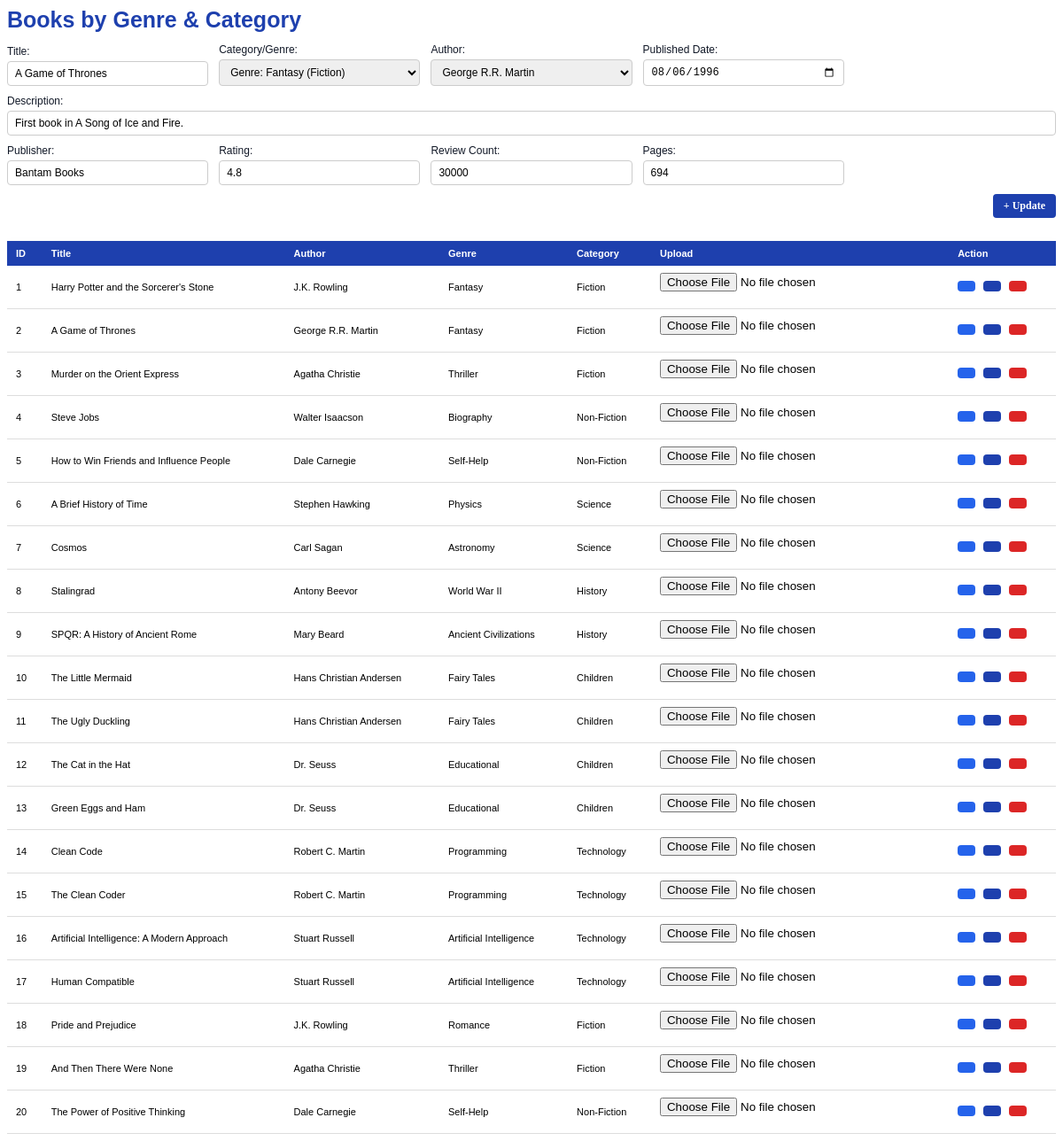
Screenshot of /admin/pages/book.php?bookid_get=2 (signed in) with the database file from the repository.
### tables this page shows
CREATE TABLE `tblbooks` (
  `id` int(11) NOT NULL AUTO_INCREMENT,
  `genreid` int(11) DEFAULT 0,
  `title` varchar(255) NOT NULL,
  `authorid` int(11) DEFAULT 0,
  `description` text DEFAULT NULL,
  `published_date` date DEFAULT NULL,
  `pages` int(11) DEFAULT NULL,
  `isbn` varchar(20) DEFAULT NULL,
  `publisher` varchar(128) DEFAULT '',
  `language` varchar(50) DEFAULT 'English',
  `picture_url` varchar(500) DEFAULT NULL,
  `rating` decimal(2,1) DEFAULT 0.0,
  `review_count` int(11) DEFAULT 0,
  `created_at` timestamp NOT NULL DEFAULT current_timestamp(),
  `updated_at` timestamp NOT NULL DEFAULT current_timestamp() ON UPDATE current_timestamp(),
  PRIMARY KEY (`id`),
  UNIQUE KEY `isbn` (`isbn`)
);

CREATE TABLE `tblgenres` (
  `genreid` int(11) NOT NULL AUTO_INCREMENT,
  `category_id` int(11) DEFAULT 0,
  `name` varchar(100) NOT NULL,
  PRIMARY KEY (`genreid`)
);

CREATE TABLE `tblauthors` (
  `authorid` int(11) NOT NULL AUTO_INCREMENT,
  `author_name` varchar(255) NOT NULL,
  `details` text DEFAULT NULL,
  `picture_url` text DEFAULT NULL,
  PRIMARY KEY (`authorid`)
);

CREATE TABLE `tblcategories` (
  `catid` int(11) NOT NULL AUTO_INCREMENT,
  `name` varchar(100) NOT NULL,
  PRIMARY KEY (`catid`),
  UNIQUE KEY `name` (`name`)
);

### admin/includes/functions.php (called while the page is built, shortened)
<?php
function GetValue($sql_query)
{
	global $db_connection;
	$result = mysqli_query($db_connection, $sql_query);
	$row = mysqli_fetch_array($result);
	return $row[0];
}

### admin/pages/book.php (the view, shortened to what this page needs)
<?php
$result = mysqli_query(
    $db_connection,
    "SELECT
      a.genreid,
      a.category_id,
      a.name AS genre_name,
      b.name AS catname,
      c.id AS book_id,
      c.title,
      d.author_name,
      c.description,
      c.published_date,
      c.pages,
      c.isbn,
      c.publisher,
      c.language,
      c.picture_url,
      c.rating,
      c.review_count,
      c.created_at
    FROM tblgenres a
    JOIN tblcategories b ON a.category_id = b.catid
    JOIN tblbooks c      ON c.genreid = a.genreid
    JOIN tblauthors d    ON d.authorid = c.authorid
    ORDER BY c.created_at DESC"
);
?>
<?php
if (isset($_GET['bookid_get'])) {
    $genreid_ = GetValue('select genreid from tblbooks where id=' . $_GET['bookid_get']);
    $title_ = GetValue('select title from tblbooks where id=' . $_GET['bookid_get']);
    $authorid_ = GetValue('select authorid from tblbooks where id=' . $_GET['bookid_get']);
    $descrpition_ = GetValue('select description from tblbooks where id=' . $_GET['bookid_get']);
    $published_date_ = GetValue('select published_date from tblbooks where id=' . $_GET['bookid_get']);
    $publisher_ = GetValue('select publisher from tblbooks where id=' . $_GET['bookid_get']);
    $rating_ = GetValue('select rating from tblbooks where id=' . $_GET['bookid_get']);
    $review_count_ = GetValue('select review_count from tblbooks where id=' . $_GET['bookid_get']);
    $pages_ = GetValue('select pages from tblbooks where id=' . $_GET['bookid_get']);
} else {
    $authorid_ = 0;
    $genreid_ = 0;
    $title_ = '';
}
?>
<div class="form-header">
    <h1 class="form-title">Books by Genre &amp; Category</h1>
</div>
<form onsubmit="return false;" class="form-grid">
    <div class="form-field">
        <label for="title">Title:</label>
        <input type="text" id="title" value="<?php echo $title_; ?>" required>
    </div>
    <div class="form-field">
        <label for="genreid">Category/Genre:</label>
        <select id="genreid">
            <?php
            $cats = mysqli_query($db_connection, "SELECT a.genreid, a.name, b.name as catname FROM tblgenres a, tblcategories b WHERE a.category_id=b.catid ORDER BY a.name");
            while ($c = mysqli_fetch_assoc($cats)) {
                $selected = ($genreid_ == $c['genreid']) ? 'selected' : '';
            ?>
                <option value="<?php echo $c['genreid']; ?>" <?php echo $selected; ?>>
                    Genre: <?php echo htmlspecialchars($c['name']); ?> (<?php echo htmlspecialchars($c['catname']); ?>)
                </option>
            <?php } ?>
        </select>
    </div>
    <div class="form-field">
        <label for="authorid">Author:</label>
        <select id="authorid">
            <?php
            $catss = mysqli_query($db_connection, "SELECT authorid, author_name FROM tblauthors ORDER BY author_name");
            while ($cc = mysqli_fetch_assoc($catss)) {
                $selected = ($authorid_ == $cc['authorid']) ? 'selected' : '';
            ?>
                <option value="<?php echo $cc['authorid']; ?>" <?php echo $selected; ?>>
                    <?php echo htmlspecialchars($cc['author_name']); ?>
                </option>
            <?php } ?>
        </select>
    </div>
    <div class="form-field">
        <label for="published_date">Published Date:</label>
        <input type="date" id="published_date" value="<?php echo $published_date_; ?>">
    </div>
    <div class="form-field" style="grid-column:1/-1">
        <label for="description">Description:</label>
        <input type="text" id="description" value="<?php echo $descrpition_; ?>">
    </div>
    <div class="form-field">
        <label for="publisher">Publisher:</label>
        <input type="text" id="publisher" value="<?php echo $publisher_; ?>">
    </div>
    <div class="form-field">
        <label for="rating">Rating:</label>
        <input type="number" id="rating" step="0.1" min="0" max="9.9" value="<?php echo $rating_; ?>">
    </div>
    <div class="form-field">
        <label for="review_count">Review Count:</label>
        <input type="number" id="review_count" min="0" value="<?php echo $review_count_; ?>">
    </div>
    <div class="form-field">
        <label for="pages">Pages:</label>
        <input type="number" id="pages" min="1" value="<?php echo $pages_; ?>">
    </div>
    <div class="form-actions">
        <?php if (isset($_GET['bookid_get'])): ?>
            <a style="background:#1e40ae; color:#fff; padding:6px 12px; border-radius:4px; border:none; cursor:pointer; font-size:12px; font-weight:bold;" class="btn" onclick="update_book(<?php echo (int)$_GET['bookid_get']; ?>);">+ Update</a>
        <?php else: ?>
            <a style="background:#1e40ae; color:#fff; padding:6px 12px; border-radius:4px; border:none; cursor:pointer; font-size:12px; font-weight:bold;" class="btn" onclick="add_book();">+ Add</a>
        <?php endif; ?>
    </div>
</form>
<div style="width:100%; overflow-x:auto;">
    <table style="font-size:11px; min-width:700px; width:100%; border-collapse:collapse; margin-top:10px; background:#fff; box-shadow:0 2px 8px rgba(0,0,0,.05); font-family:Arial, sans-serif;">
        <thead style="background:#1e40ae; color:#fff;">
            <tr>
                <th style="padding:8px 10px; text-align:left;">ID</th>
                <th style="padding:8px 10px; text-align:left;">Title</th>
                <th style="padding:8px 10px; text-align:left;">Author</th>
                <th style="padding:8px 10px; text-align:left;">Genre</th>
                <th style="padding:8px 10px; text-align:left;">Category</th>
                <th style="padding:8px 10px; text-align:left;">Upload</th>
                <th style="padding:8px 10px; text-align:left;">Action</th>
            </tr>
        </thead>
        <tbody>
            <?php if ($result && mysqli_num_rows($result) > 0): ?>
                <?php while ($row = mysqli_fetch_assoc($result)): ?>
                    <tr style="border-bottom:1px solid #ddd;">
                        <td style="padding:8px 10px;"><?php echo $row['book_id']; ?></td>
                        <td style="padding:8px 10px;"><?php echo $row['title']; ?></td>
                        <td style="padding:8px 10px;"><?php echo $row['author_name']; ?></td>
                        <td style="padding:8px 10px;"><?php echo $row['genre_name']; ?></td>
                        <td style="padding:8px 10px;"><?php echo $row['catname']; ?></td>
                        <td style="padding:8px 10px;">
                            <form method="POST" enctype="multipart/form-data">
                                <input type="file"
                                    name="picture_url"
                                    id="picture_url_<?php echo $row['book_id']; ?>"
                                    onchange="uploadBookImage(this)" />
                            </form>
                        </td>
                        <td style="padding:8px 10px;">
                            <a href="javascript:void(0)"
                                onclick="openCustom('pages/book_view.php?bbbb=<?php echo $row['book_id']; ?>',700,400);"
                                style="background:#2563eb; color:#fff; padding:6px 10px; border-radius:4px; text-decoration:none; font-size:14px; margin-right:6px; display:inline-block;">
                            </a>
                            <a href="javascript:void(0)"
                                onclick="ajax_fn('pages/book.php?bookid_get=<?php echo $row['book_id']; ?>', 'ultimate_content')"
                                style="background:#1e40ae; color:#fff; padding:6px 10px; border-radius:4px; text-decoration:none; font-size:14px; margin-right:6px; display:inline-block;">
                            </a>
                            <a href="javascript:void(0)"
                                onclick="delete_book(<?php echo $row['book_id']; ?>)"
                                style="background:#dc2626; color:#fff; padding:6px 10px; border-radius:4px; text-decoration:none; font-size:14px; display:inline-block;">
                            </a>
                        </td>
                    </tr>
                <?php endwhile; ?>
            <?php else: ?>
                <tr>
                    <td colspan="6" style="text-align:center; padding:12px; color:#555;">No records found.</td>
                </tr>
            <?php endif; ?>
        </tbody>
    </table>
</div>

### admin/pages/book.php (style rules this page uses)
.form-header { display: flex; justify-content: space-between; align-items: center; margin-bottom: 12px; gap: 12px; flex-wrap: wrap }
.form-title { color: #1e40ae; font-family: Arial, sans-serif; font-size: 25px; margin: 0 }
.form-grid { display: grid; grid-template-columns: repeat(auto-fit, minmax(220px, 1fr)); gap: 10px 12px; align-items: end }
.form-field { display: flex; flex-direction: column; gap: 4px; min-width: 200px }
.form-field label { font-size: 12px; font-family: Arial; color: #111827 }
.form-field input, .form-field select { padding: 6px 8px; font-size: 12px; border: 1px solid #ccc; border-radius: 4px }
.form-actions { grid-column: 1/-1; display: flex; gap: 8px; justify-content: flex-end }

### rows the page displays
tblbooks: title "A Game of Thrones", published_date "08/06/1996", description "First book in A Song of Ice and Fire.", publisher "Bantam Books", rating "4.8", review_count "30000", pages "694"
tblgenres: tblbooks.id "1", tblbooks.title "Harry Potter and the Sorcerer's Stone", tblauthors.author_name "J.K. Rowling", name "Fantasy", category.name "Fiction", tblbooks.id "2", tblbooks.title "A Game of Thrones", tblauthors.author_name "George R.R. Martin"
tblgenres: tblbooks.id "3", tblbooks.title "Murder on the Orient Express", tblauthors.author_name "Agatha Christie", name "Thriller", category.name "Fiction", tblbooks.id "19", tblbooks.title "And Then There Were None"
tblgenres: tblbooks.id "4", tblbooks.title "Steve Jobs", tblauthors.author_name "Walter Isaacson", name "Biography", category.name "Non-Fiction"
tblgenres: tblbooks.id "5", tblbooks.title "How to Win Friends and Influence People", tblauthors.author_name "Dale Carnegie", name "Self-Help", category.name "Non-Fiction", tblbooks.id "20", tblbooks.title "The Power of Positive Thinking"
tblgenres: tblbooks.id "6", tblbooks.title "A Brief History of Time", tblauthors.author_name "Stephen Hawking", name "Physics", category.name "Science"
tblgenres: tblbooks.id "7", tblbooks.title "Cosmos", tblauthors.author_name "Carl Sagan", name "Astronomy", category.name "Science"
tblgenres: tblbooks.id "8", tblbooks.title "Stalingrad", tblauthors.author_name "Antony Beevor", name "World War II", category.name "History"
tblgenres: tblbooks.id "9", tblbooks.title "SPQR: A History of Ancient Rome", tblauthors.author_name "Mary Beard", name "Ancient Civilizations", category.name "History"
tblgenres: tblbooks.id "10", tblbooks.title "The Little Mermaid", tblauthors.author_name "Hans Christian Andersen", name "Fairy Tales", category.name "Children", tblbooks.id "11", tblbooks.title "The Ugly Duckling"
tblgenres: tblbooks.id "12", tblbooks.title "The Cat in the Hat", tblauthors.author_name "Dr. Seuss", name "Educational", category.name "Children", tblbooks.id "13", tblbooks.title "Green Eggs and Ham"
tblgenres: tblbooks.id "14", tblbooks.title "Clean Code", tblauthors.author_name "Robert C. Martin", name "Programming", category.name "Technology", tblbooks.id "15", tblbooks.title "The Clean Coder"
tblgenres: tblbooks.id "16", tblbooks.title "Artificial Intelligence: A Modern Approach", tblauthors.author_name "Stuart Russell", name "Artificial Intelligence", category.name "Technology", tblbooks.id "17", tblbooks.title "Human Compatible"
tblgenres: tblbooks.id "18", tblbooks.title "Pride and Prejudice", tblauthors.author_name "J.K. Rowling", name "Romance", category.name "Fiction"

### other values shown
form field value "George R.R. Martin"
